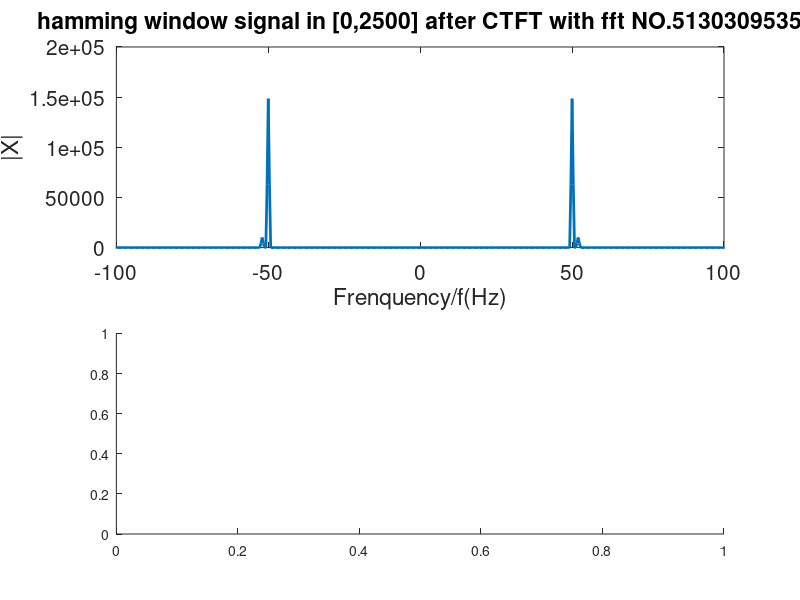

This figure's MATLAB source: (Note: this script raises an error after producing the figure.)
clc; clear;
close all;
%
fs = 1000;
load data.mat;
n = 2500;
h = hamming(n);
x = zeros(1,n);
for ii = 1:n
    x(ii) = h(ii)*y(ii);
end
%
w = -pi:2*pi/n:pi;
X = fftshift(fft(x));
N = length(X);
f = linspace(-N/2,N/2 - 1, N) *fs/N;
figure(2)
subplot(211)
plot(f,abs(X),'LineWidth',2)
xlabel('Frenquency/f(Hz)')
ylabel('|X|')
title(['hamming window signal in [0,2500] after CTFT with fft' ' NO.5130309535'])
xlim([-100 100])
set(gca,'Fontsize',15)
subplot(212)
plot(f,phase(X),'LineWidth',2)
xlabel('Frenquency/f(Hz)')
ylabel('Phase/rads')
set(gca,'YTick',-pi:pi/4:3*pi)
set(gca,'Fontsize',13)
xlim([-100 100])